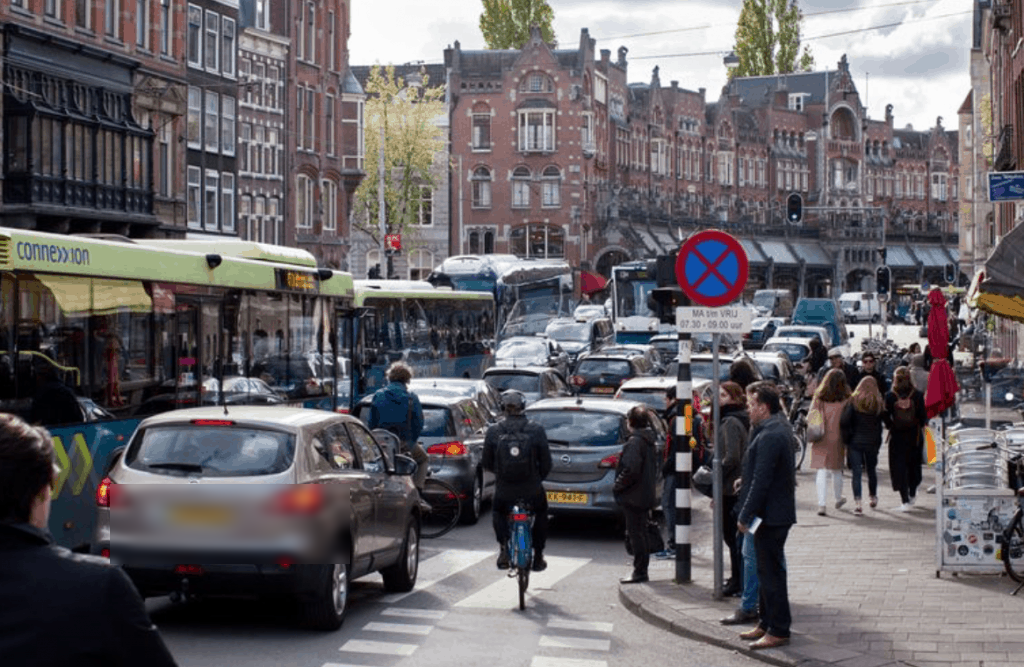
#> input picture oss-obj-cre-img-blur-py/sample-images-blurred/amsterdam-1.png, 1024 x 667 px
$ python face.py sample-images-blurred/amsterdam-1.png
#> lines starting #> are read from the running program, lines starting #| are printed output that depends on the picture
import io
# import json
import logging
import oci
# import uuid
import cv2
# import os
import sys, traceback
import numpy as np
import sys

# detected_faces = face_cascade.detectMultiScale(image=image, scaleFactor=1.3, minNeighbors=4)
# draw_found_faces(detected_faces, original_image, (0, 255, 0)) # RGB - green
def draw_found_faces(detected, image, color: tuple):
    for (x, y, width, height) in detected:
        cv2.rectangle(
            image,
            (x, y),
            (x + width, y + height),
            color,
            thickness=2
        )

def unsharp_mask(image, kernel_size=(5, 5), sigma=1.0, amount=1.0, threshold=0):
    """Return a sharpened version of the image, using an unsharp mask."""
    blurred = cv2.GaussianBlur(image, kernel_size, sigma)
    sharpened = float(amount + 1) * image - float(amount) * blurred
    sharpened = np.maximum(sharpened, np.zeros(sharpened.shape))
    sharpened = np.minimum(sharpened, 255 * np.ones(sharpened.shape))
    sharpened = sharpened.round().astype(np.uint8)
    if threshold > 0:
        low_contrast_mask = np.absolute(image - blurred) < threshold
        np.copyto(sharpened, image, where=low_contrast_mask)
    return sharpened

def edge_mask(image):
    """Return a edge masked version of the image"""
    kernel_edge = np.array([[-1, -1, -1],
                   [-1, 10,-1],
                   [-1, -1, -1]])
    edge_masked = cv2.filter2D(src=image, ddepth=-1, kernel=kernel_edge)
    return edge_masked

image_name = sys.argv[1]
image_original = cv2.imread(image_name, cv2.IMREAD_COLOR)
#> image_original is the input picture: shape (667, 1024, 3); mean B, G, R 102.8, 99.1, 102.9
image_original = cv2.flip(image_original, 1)
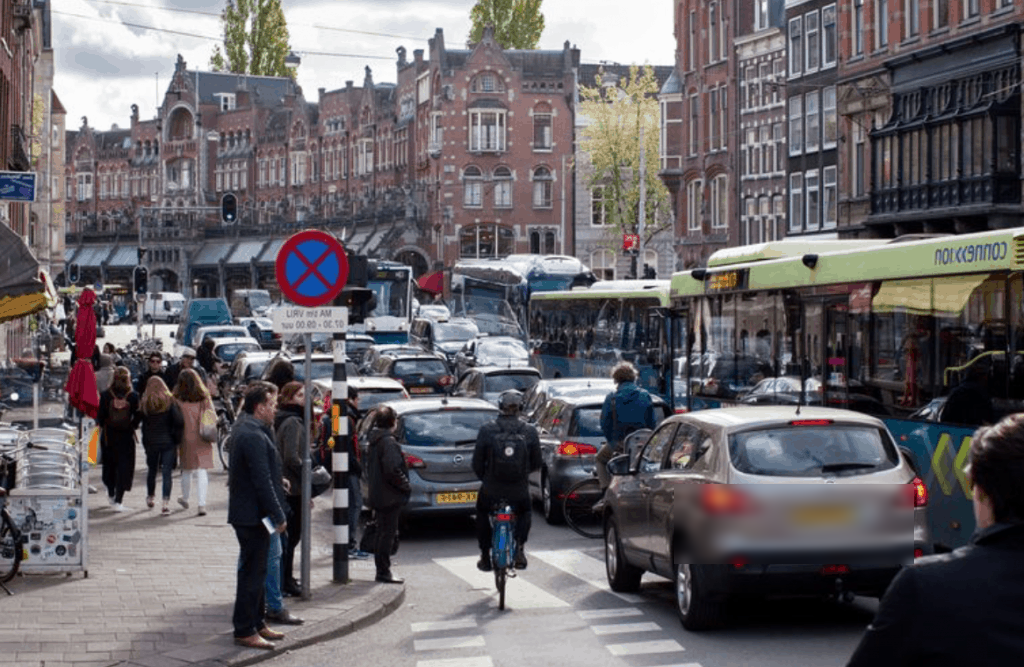
#> image_original: shape (667, 1024, 3); mean B, G, R 102.8, 99.1, 102.9

# # img_normalized = np.zeros((image.shape[:2]))
# # img_normalized = cv2.normalize(image, img_normalized, 0, 255, cv2.NORM_MINMAX)

# # img_sharpened = unsharp_mask(image)
# # img_edge_masked = edge_mask(image)

image_processed = image_original

image_gray = cv2.cvtColor(image_processed, cv2.COLOR_BGR2GRAY)
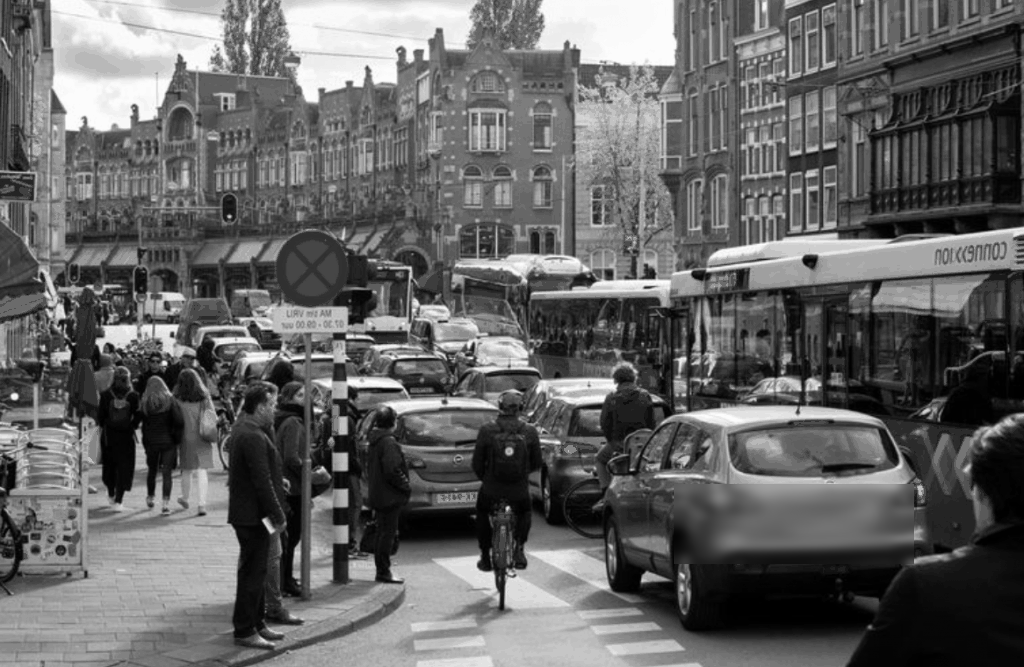
#> image_gray: shape (667, 1024); min 0, max 252, mean 100.6

# # Sharpen
# kernel_sharpen = np.array([[0, -1, 0],
#                    [-1, 5,-1],
#                    [0, -1, 0]])

# # face cascades
face_cascades = [
    cv2.CascadeClassifier(cv2.data.haarcascades + 'haarcascade_frontalface_default.xml'),
    cv2.CascadeClassifier(cv2.data.haarcascades + 'haarcascade_frontalface_alt.xml'),
    cv2.CascadeClassifier(cv2.data.haarcascades + 'haarcascade_frontalface_alt2.xml'),
    cv2.CascadeClassifier(cv2.data.haarcascades + 'haarcascade_frontalface_alt_tree.xml'),
    cv2.CascadeClassifier(cv2.data.haarcascades + 'haarcascade_profileface.xml'),
    cv2.CascadeClassifier(cv2.data.haarcascades + 'haarcascade_russian_plate_number.xml'),
#> (the run stopped early here; a loop or call above may not have finished)

$ run again, with oss-obj-cre-img-blur-py/sample-images-blurred/amsterdam-4.png copied over oss-obj-cre-img-blur-py/sample-images-blurred/amsterdam-1.png
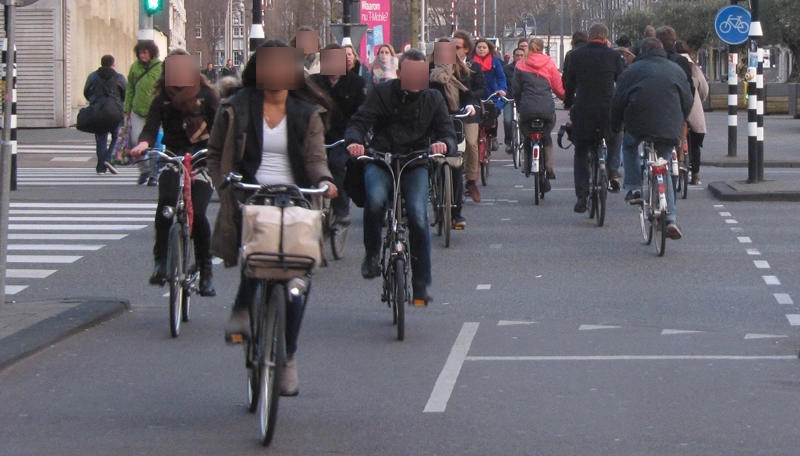
#> input picture oss-obj-cre-img-blur-py/sample-images-blurred/amsterdam-4.png, 800 x 456 px
#> image_original is the input picture: shape (456, 800, 3); mean B, G, R 109.2, 101.5, 104.2
#> `image_original = cv2.flip(image_original, 1)`:
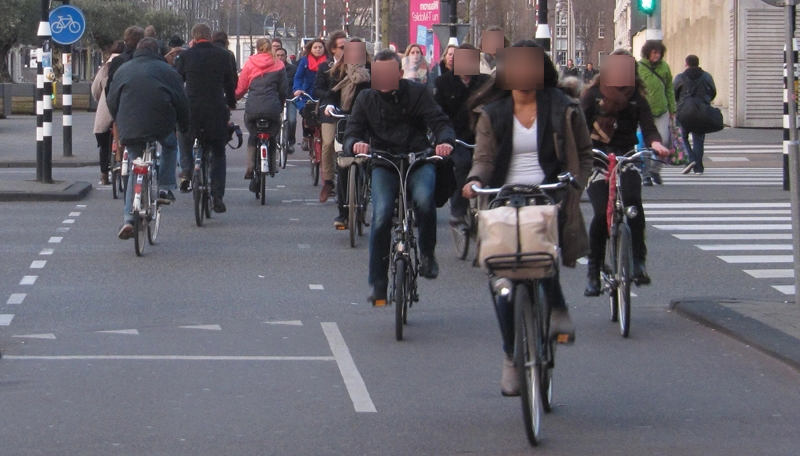
#> image_original: shape (456, 800, 3); mean B, G, R 109.2, 101.5, 104.2
#> `image_gray = cv2.cvtColor(image_processed, cv2.COLOR_BGR2GRAY)`:
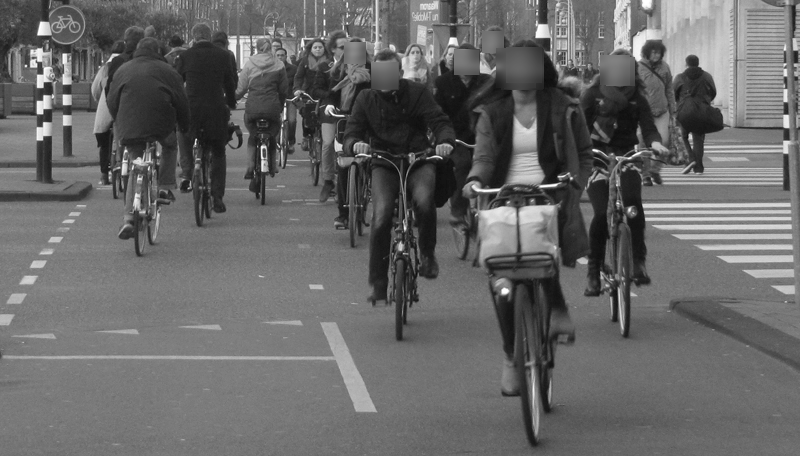
#> image_gray: shape (456, 800); min 10, max 255, mean 103.2
